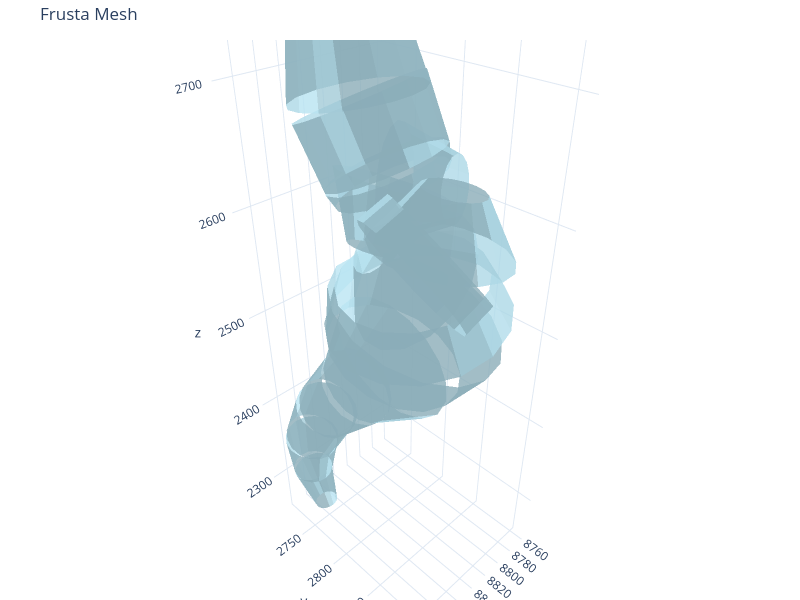

Notebook source saved alongside this figure:
### Code cell
import logging
logging.basicConfig(level=logging.DEBUG)

from pathlib import Path
from swctools import FrustaSet, plot_frusta, animate_frusta_timeseries

swc_filepath = Path("../data/swc/TS2_s50.swc")
frusta = FrustaSet.from_swc_file(swc_filepath)
fig_frusta = plot_frusta(frusta)
fig_frusta.show()

### Figure 1 — Plotly figure (JSON) as saved in the notebook; plotly's stock layout.template omitted (floating-point values rounded to 4 significant figures; data arrays with more than 128 entries replaced by an {"elided": "..."} marker saying what was removed)
{"data": [{"color": "lightblue", "flatshading": true, "i": {"elided": "480 int values"}, "j": {"elided": "480 int values"}, "k": {"elided": "480 int values"}, "opacity": 0.8, "type": "mesh3d", "x": {"elided": "480 float values"}, "y": {"elided": "480 float values"}, "z": {"elided": "480 float values"}}], "layout": {"height": 600, "margin": {"b": 0, "l": 0, "r": 0, "t": 40}, "scene": {"aspectmode": "data"}, "showlegend": false, "title": {"text": "Frusta Mesh"}, "width": 800}}
